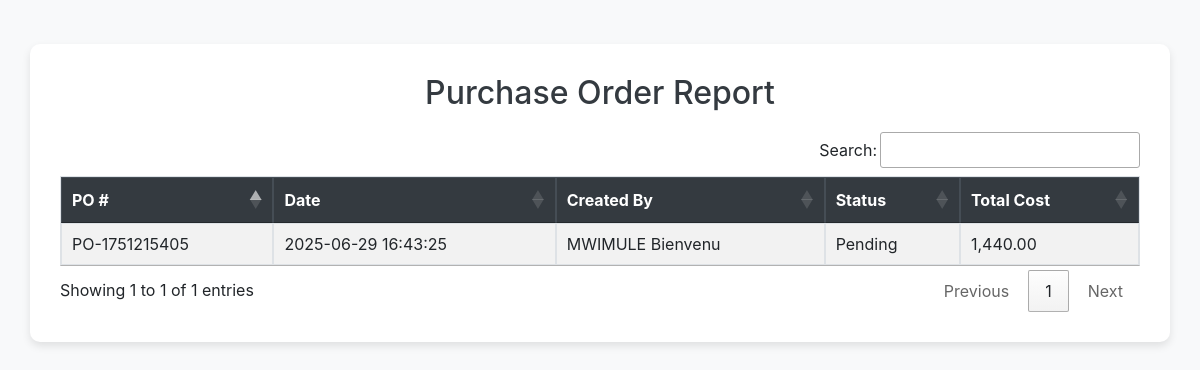
Before: /reports/purchase_order_report.php (signed in) with the older database file.
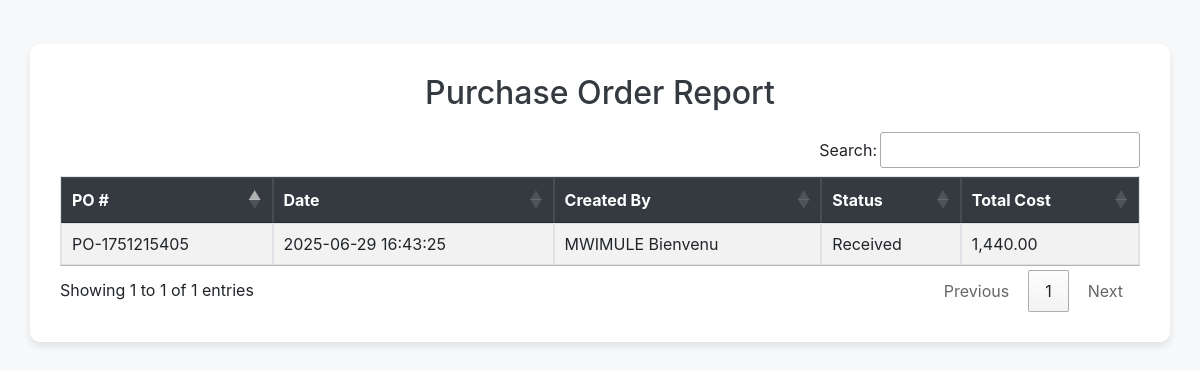
After: the same page with the newer database file.
### tables this page shows
CREATE TABLE `purchase_orders` (
  `id` int(11) NOT NULL,
  `po_number` varchar(50) NOT NULL,
  `supplier_name` varchar(100) NOT NULL,
  `supplier_contact_person` varchar(100) DEFAULT NULL,
  `supplier_email` varchar(100) DEFAULT NULL,
  `supplier_phone` varchar(50) DEFAULT NULL,
  `supplier_address` varchar(255) DEFAULT NULL,
  `total_amount` decimal(12,2) NOT NULL,
  `order_date` date DEFAULT curdate(),
  `expected_delivery_date` date DEFAULT NULL,
  `status` varchar(20) DEFAULT 'pending',
  `notes` text DEFAULT NULL,
  `created_by` int(11) NOT NULL,
  `created_at` timestamp NOT NULL DEFAULT current_timestamp()
);

CREATE TABLE `users` (
  `id` int(12) NOT NULL,
  `names` varchar(100) NOT NULL,
  `email` varchar(50) NOT NULL,
  `phone` int(14) NOT NULL,
  `password` varchar(300) NOT NULL,
  `role` varchar(12) NOT NULL,
  `otp` int(100) NOT NULL,
  `time` timestamp(6) NOT NULL DEFAULT current_timestamp(6) ON UPDATE current_timestamp(6)
);

### reports/purchase_order_report.php (the view, shortened to what this page needs)
<?php
include_once "../config/config.php";
$result = mysqli_query($conn, "
    SELECT po.*, u.names AS created_by_name
    FROM purchase_orders po
    JOIN users u ON po.created_by = u.id
    ORDER BY po.created_at DESC
");
?>
<!DOCTYPE html>
<html lang="en">
<head>
  <link href="../vendor/bootstrap-4.1/bootstrap.min.css" rel="stylesheet">
  <link rel="stylesheet" href="https://cdn.datatables.net/1.13.6/css/jquery.dataTables.min.css">
  <link rel="stylesheet" href="https://cdn.datatables.net/buttons/2.4.1/css/buttons.dataTables.min.css">
</head>
<body class="p-4">
  <div class="container">
    <h2>Purchase Order Report</h2>
    <table id="poTable" class="table table-bordered table-striped">
      <thead>
        <tr><th>PO #</th><th>Date</th><th>Created By</th><th>Status</th><th>Total Cost</th></tr>
      </thead>
      <tbody>
        <?php while($r = mysqli_fetch_assoc($result)): ?>
        <tr>
          <td><?= htmlspecialchars($r['po_number']) ?></td>
          <td><?= htmlspecialchars($r['created_at']) ?></td>
          <td><?= htmlspecialchars($r['created_by_name']) ?></td>
          <td><?= htmlspecialchars(ucfirst($r['status'])) ?></td>
          <td><?= number_format($r['total_amount'],2) ?></td>
        </tr>
        <?php endwhile; ?>
      </tbody>
    </table>
  </div>
</body>
</html>

Changed rows visible on the page:
changed purchase_orders "PO-1751215405": status "Pending" → "Received"
